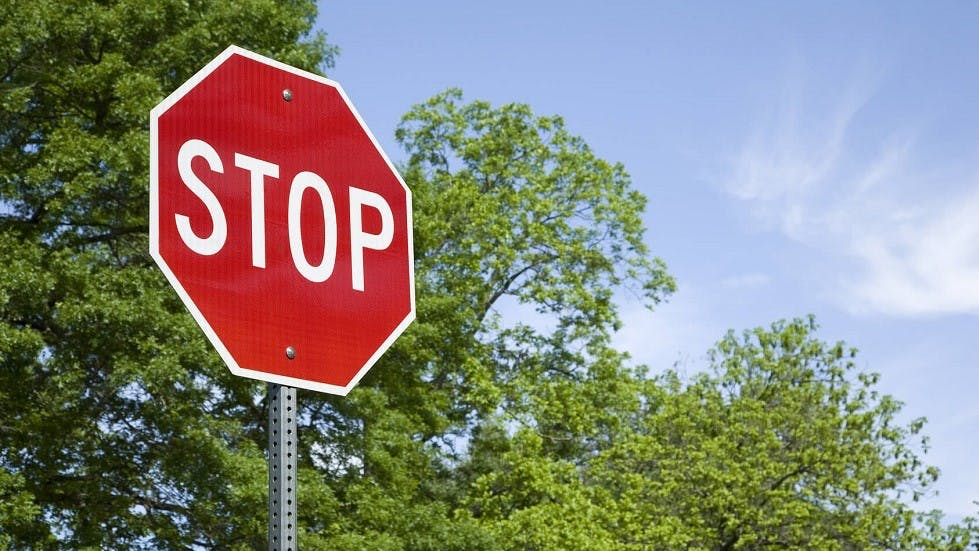
#> input picture image.jpg, 979 x 551 px
$ jupyter execute --allow-errors Untitled0.ipynb
#> lines starting #> are read from the running program, lines starting #| are printed output that depends on the picture
[cell 1]
import cv2
from matplotlib import pyplot as plt


# Opening image
img = cv2.imread("image.jpg")
#> img is the input picture: shape (551, 979, 3); mean B, G, R 123.1, 133.3, 133.1

# OpenCV opens images as BRG
# but we want it as RGB and
# we also need a grayscale
# version
img_gray = cv2.cvtColor(img, cv2.COLOR_BGR2GRAY)
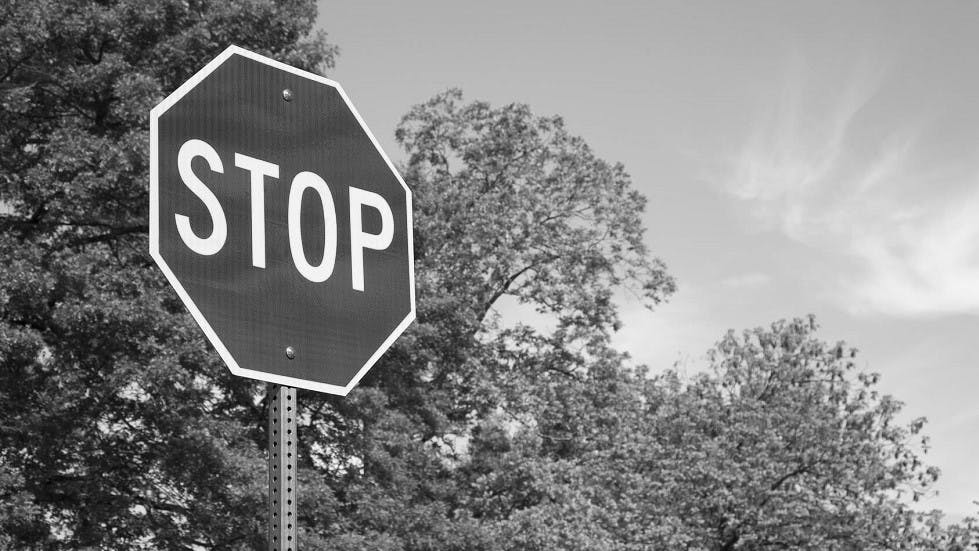
#> img_gray: shape (551, 979); min 0, max 255, mean 132
img_rgb = cv2.cvtColor(img, cv2.COLOR_BGR2RGB)

# Creates the environment
# of the picture and shows it
plt.subplot(1, 1, 1)
plt.imshow(img_rgb)
plt.show()

[cell 2]
import cv2
from matplotlib import pyplot as plt

# Opening image
img = cv2.imread("stop5.jpg")
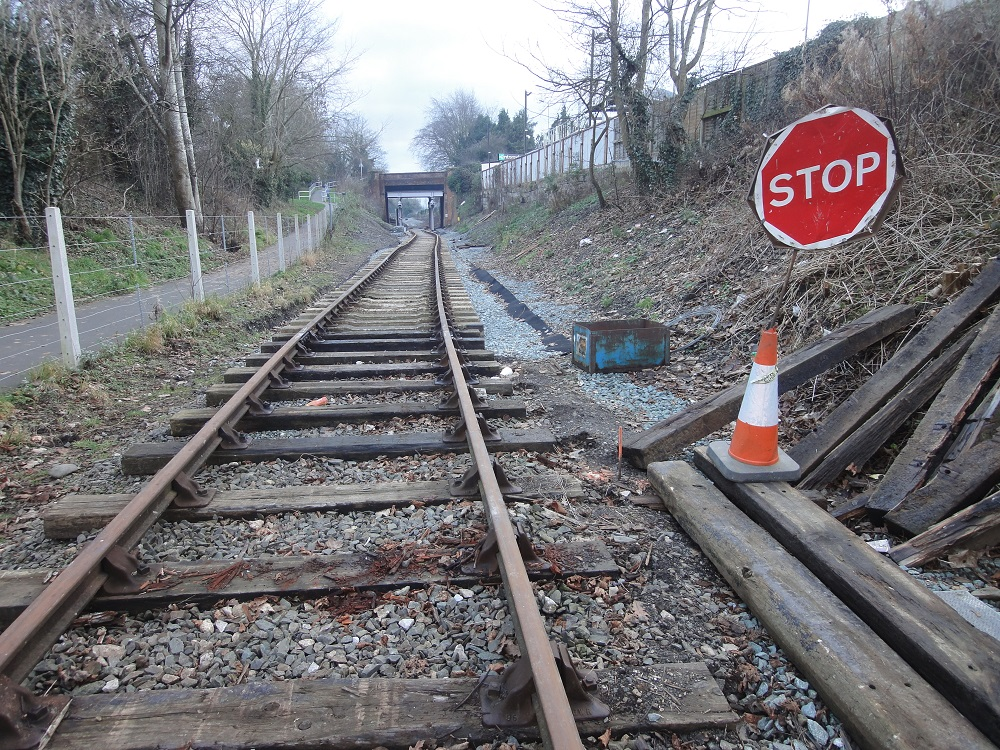
#> input picture stop5.jpg, 1000 x 750 px
#> img is the input picture: shape (750, 1000, 3); mean B, G, R 118.5, 115.2, 116.8

# OpenCV opens images as BRG
# but we want it as RGB We'll
# also need a grayscale version
img_gray = cv2.cvtColor(img, cv2.COLOR_BGR2GRAY)
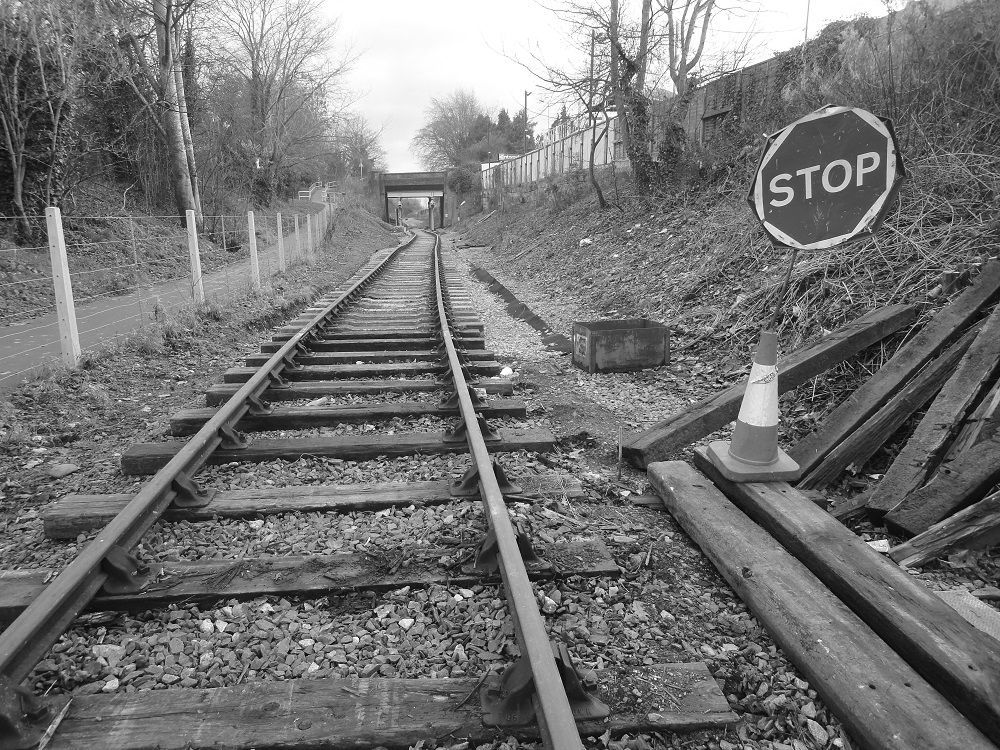
#> img_gray: shape (750, 1000); min 0, max 255, mean 116.1
img_rgb = cv2.cvtColor(img, cv2.COLOR_BGR2RGB)
#> img_rgb: shape (750, 1000, 3)

#stop_data= cv2.CascadeClassifier('stop_data.xml')
# Use minSize because for not
# bothering with extra-small
# dots that would look like STOP signs
#> (the rest of this cell did not finish here and is left out)
